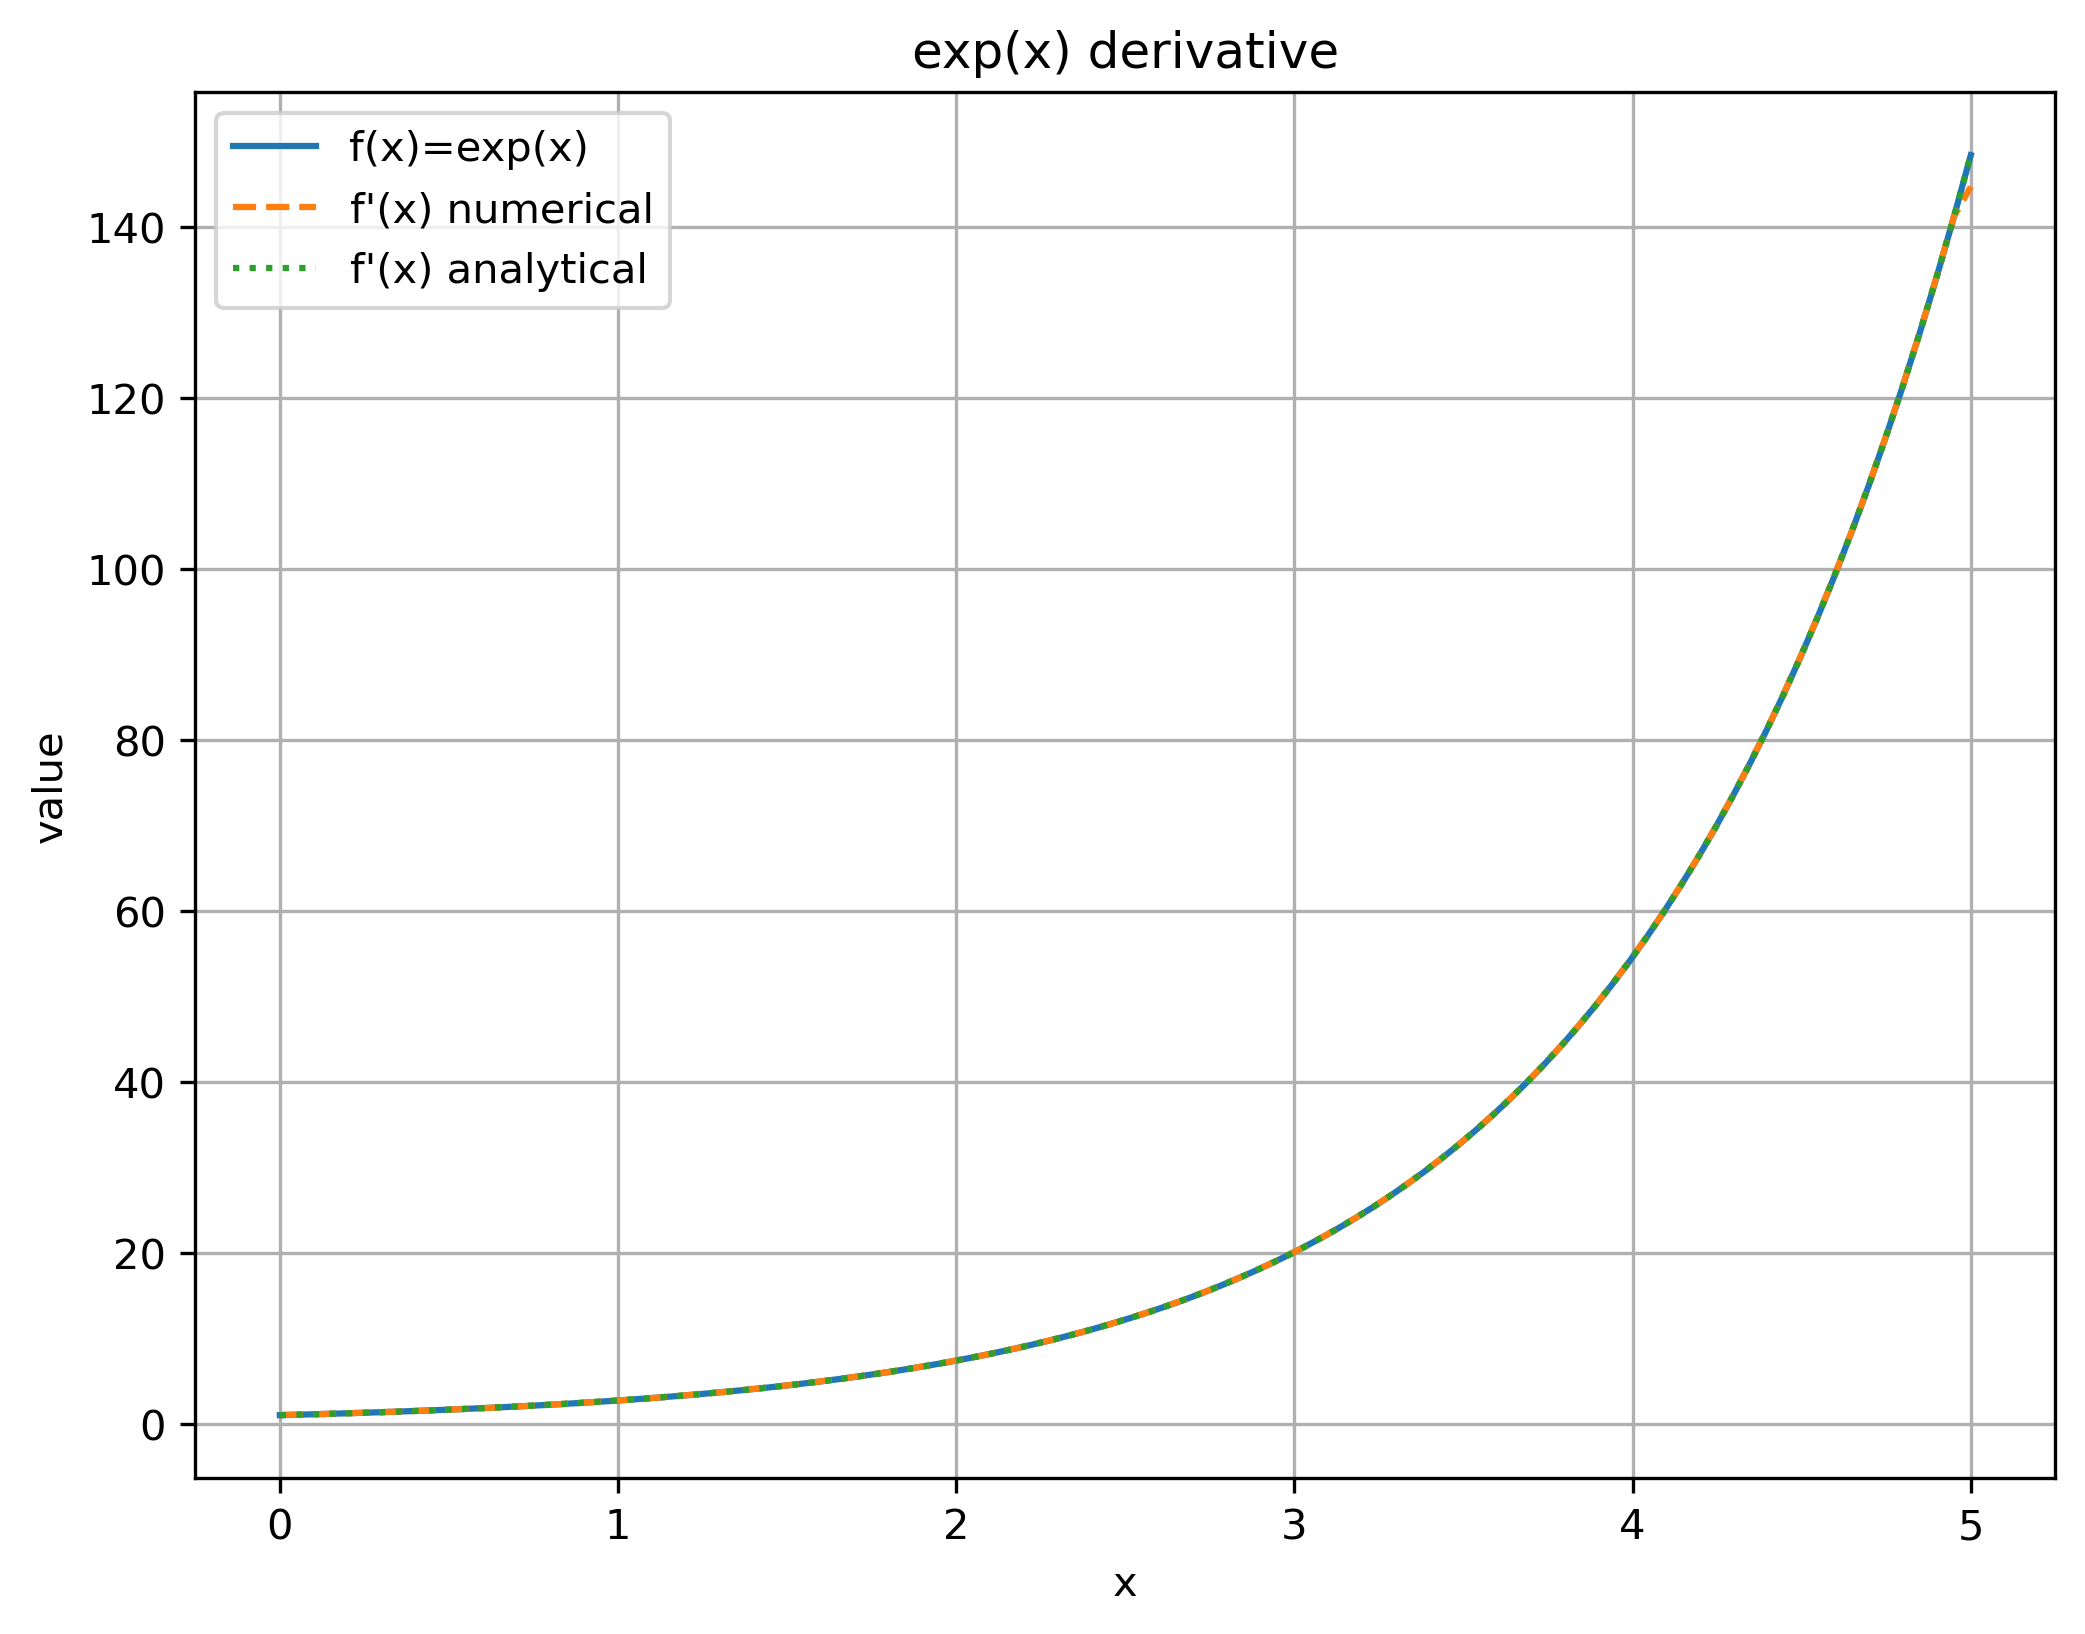

Write Python code to recreate this figure.
#!/usr/bin/env python3
import numpy as np
import matplotlib.pyplot as plt

# siatka x na [0, 5]
n = 100
x = np.linspace(0, 5, n)

# funkcja f(x)=exp(x)
fx = np.exp(x)

# pochodna numeryczna f'(x) ~ d/dx exp(x)
fprime_num = np.gradient(fx, x)

# pochodna analityczna f'(x)=exp(x)
fprime_anal = np.exp(x)

plt.figure(figsize=(8, 6))
plt.plot(x, fx, label="f(x)=exp(x)")
plt.plot(x, fprime_num, linestyle="--", label="f'(x) numerical")
plt.plot(x, fprime_anal, linestyle=":", label="f'(x) analytical")

plt.title("exp(x) derivative")
plt.xlabel("x")
plt.ylabel("value")
plt.grid(True)
plt.legend()
plt.savefig('exp-ok.png', dpi=300, bbox_inches='tight')
plt.show()
